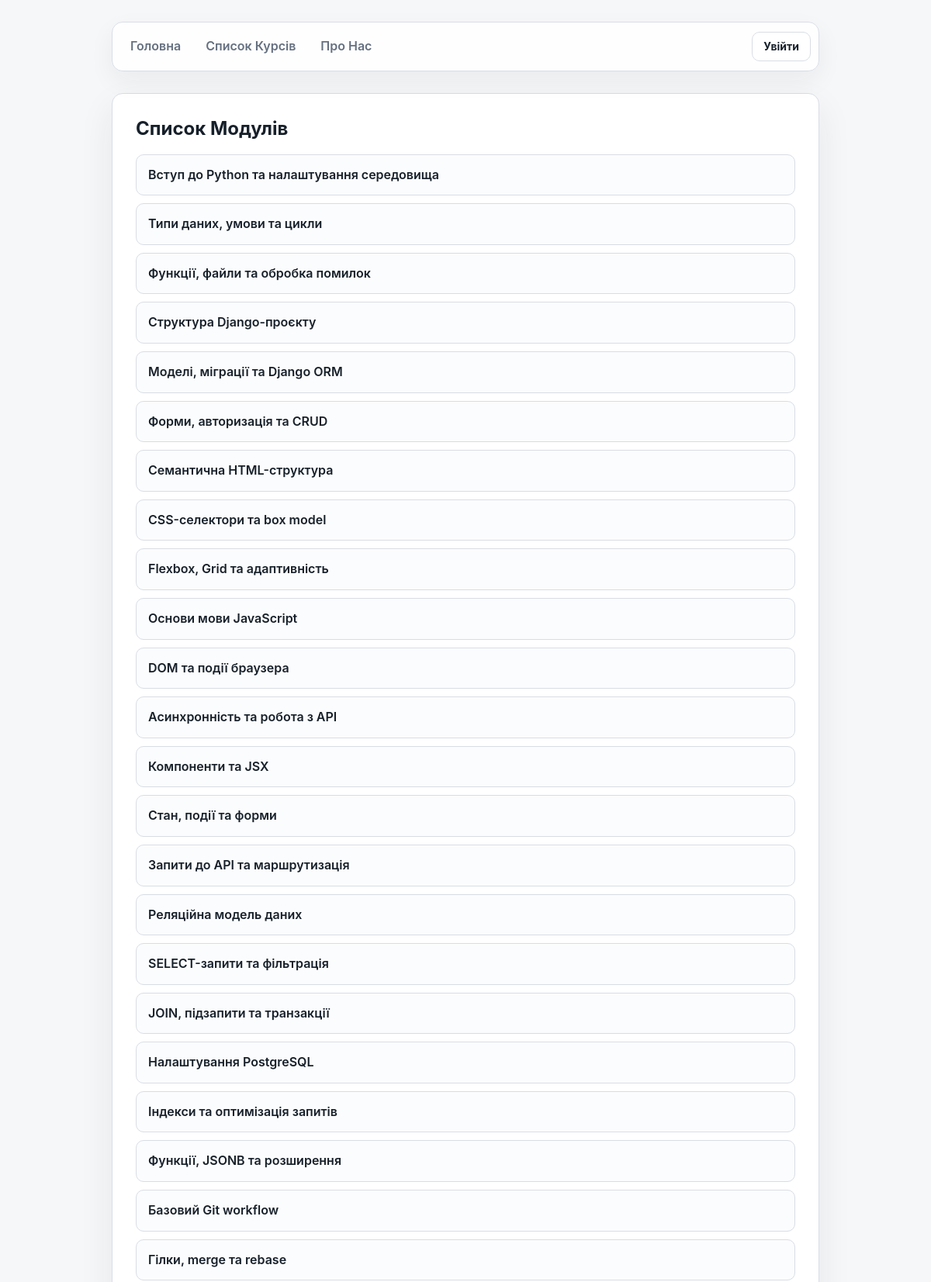
The app's page /modules/list/ (upper part) with its own data.
### courses/models/module.py (models this page shows, shortened)
class Module(models.Model):
    course = models.ForeignKey(Course, on_delete=models.CASCADE, related_name='modules', null=True, blank=True)
    name = models.CharField(max_length=200)
    description = models.TextField(blank=True, null=True)
    number_of_classes = models.IntegerField(default=2)
    order = models.PositiveIntegerField(default=1)
    created_at = models.DateTimeField(auto_now_add=True)
    updated_at = models.DateTimeField(auto_now=True)

### courses/views.py (the view)
# urls.py: path('modules/list/', ModulesListView.as_view(), name='modules_list'),
class ModulesListView(ListView):
    template_name = 'courses/modules_list.html'
    model = Module
    context_object_name = 'modules_list'

### courses/templates/courses/modules_list.html (shortened to what this page needs)
{% extends 'courses/base.html' %}
{% block main %}
<main>
    <strong>Список Модулів</strong>
    <ul>
    {% for m in modules_list %}
        <li><a>
            {{ m.name }}
        </a></li>
    {% endfor %}
    </ul>
</main>
{% endblock %}

### courses/static/courses/css/style.css (style rules this page uses)
:root { --bg: #f6f7f9; --surface: #ffffff; --surface-muted: #eef1f5; --text: #17202a; --muted: #657080; --border: #d8dde5; --accent: #2563eb; --accent-dark: #1d4ed8; --shadow: 0 18px 45px rgba(23, 32, 42, 0.08); }
* { box-sizing: border-box; }
html { min-height: 100%; background: var(--bg); }
body { display: flex; min-height: 100vh; flex-direction: column; max-width: 960px; margin: 0 auto; padding: 28px 24px; background: var(--bg); color: var(--text); font-family: Inter, -apple-system, BlinkMacSystemFont, "Segoe UI", Arial, sans-serif; font-size: 16px; line-height: 1.6; }
a { color: var(--accent); text-decoration: none; transition: color 150ms ease, background-color 150ms ease, border-color 150ms ease; }
main { margin-bottom: 32px; padding: 30px; border: 1px solid var(--border); border-radius: 14px; background: var(--surface); box-shadow: var(--shadow); }
main > strong:first-child { display: block; margin-bottom: 18px; color: var(--text); font-size: 24px; line-height: 1.25; }
main ul { display: grid; gap: 10px; margin: 0; padding: 0; list-style: none; }
main li { border: 1px solid var(--border); border-radius: 10px; background: #fbfcfd; }
main li a { display: block; padding: 13px 15px; color: var(--text); font-weight: 600; }

### records on screen
Module: name "Вступ до Python та налаштування середовища"
Module: name "Типи даних, умови та цикли"
Module: name "Функції, файли та обробка помилок"
Module: name "Структура Django-проєкту"
Module: name "Моделі, міграції та Django ORM"
Module: name "Форми, авторизація та CRUD"
Module: name "Семантична HTML-структура"
Module: name "CSS-селектори та box model"
Module: name "Flexbox, Grid та адаптивність"
Module: name "Основи мови JavaScript"
Module: name "DOM та події браузера"
Module: name "Асинхронність та робота з API"
Module: name "Компоненти та JSX"
Module: name "Стан, події та форми"
Module: name "Запити до API та маршрутизація"
Module: name "Реляційна модель даних"
Module: name "SELECT-запити та фільтрація"
Module: name "JOIN, підзапити та транзакції"
Module: name "Налаштування PostgreSQL"
Module: name "Індекси та оптимізація запитів"
Module: name "Функції, JSONB та розширення"
Module: name "Базовий Git workflow"
Module: name "Гілки, merge та rebase"
